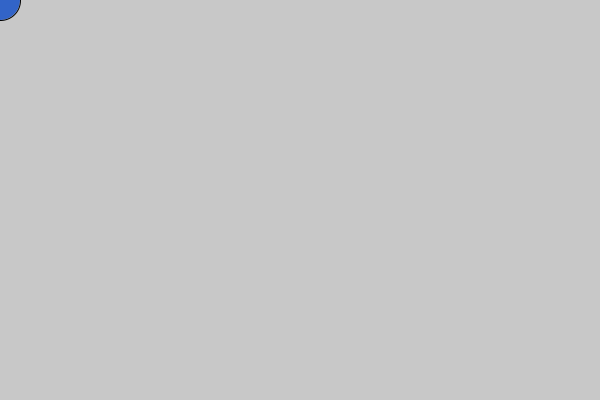
Frame 1 (no input)
Frame 60 (the mouse pressed at the canvas centre just before this capture): identical to frame 1, image omitted
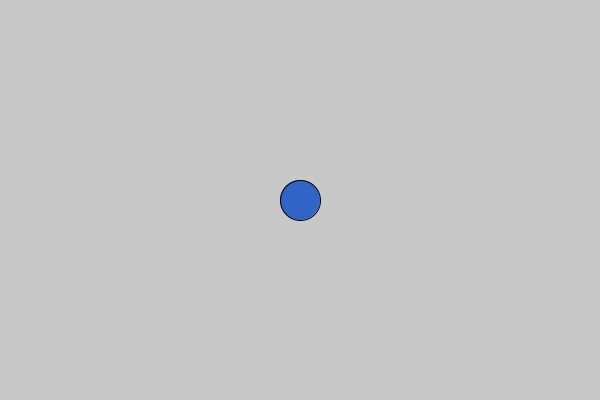
Frame 120 (the mouse held since frame 60 and released just before this capture)

The Processing sketch that drew these frames (run headless with seeded random() and noise(); from frame 60 on, the mouse is pressed at the canvas centre):

// Processing sketch: sketch_V30
// ── sketch_V30.pde
void setup() {
  size(600, 400);
  background(200);
}

void draw() {
  background(200);
  fill(50, 100, 200);
  ellipse(mouseX, mouseY, 40, 40);
}
